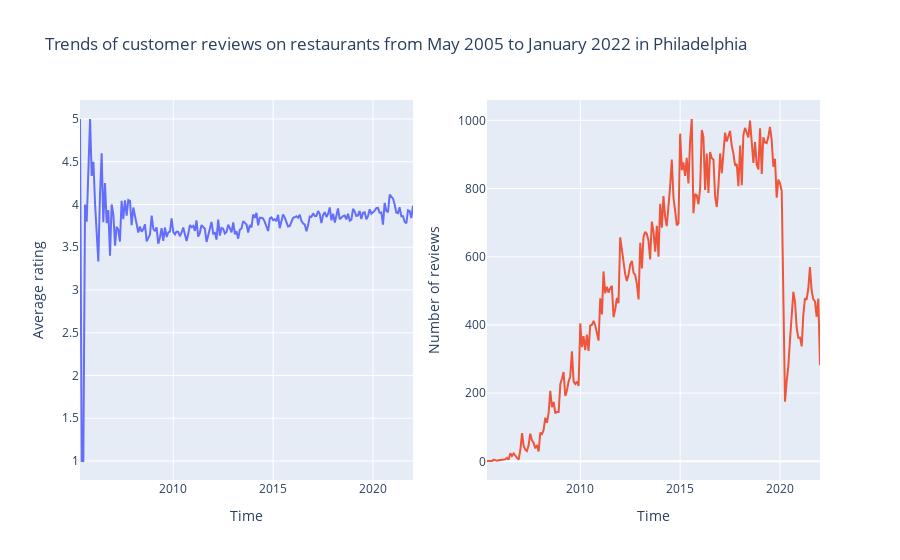

Notebook code cell kept with this figure:
### Markdown cell above
It will also be useful to look at how the average ratings evolved throughout this period, and more importantly how many reviews (or observations) there are for each month in the dataset, since this will affect how certain we can say about the food preference of customers. 

In the line plot on the left below, the monthly average rating throughout the period fluctuated around 3.7, albeit there was some erratic movement up to the end of 2007. What could be the reasons? The line plot on the right showing the number of reviews per month might give us an answer, namely, there were very few (sometimes even only a single digit) reviews for each month until December 2007, and thus the variances of the average rating for these months will be higher than subsequent months starting from 2008 when there were substantively more observations. We shall bear this characteristic in mind as we analyse the evolution of food trends in later sections, and we will discuss how to handle this accordingly.

Another interesting observations from the right line plot is that the number of reviews had a sharp drop since February 2020. Given how countries (including the US) responded to the COVID-19 outbreak by lockdowns (one of the measures being the prohibition of dine-in at restaurants), it is then not surprising that customers had fewer (or even no) chances to visit restaurants and thus not able to give as many reviews as before the COVID outbreak.

### Code cell
# Seeing how the average ratings evolved as a function of time
from plotly.subplots import make_subplots

monthly_avg_rating = resto_reviews_philly.groupby("date")["rating"].apply(np.mean)
monthly_rating_no = resto_reviews_philly.groupby("date")["rating"].count()

monthly_trend = pd.DataFrame({"review_no": monthly_rating_no, 
                              "avg_rating": monthly_avg_rating})

fig = make_subplots(rows = 1, cols = 2)

fig.add_trace(
    go.Scatter(x = monthly_trend.index,
               y = monthly_trend["avg_rating"], 
               mode = "lines", showlegend = False), 
    row = 1, col = 1
)

fig.add_trace(
    go.Scatter(x = monthly_trend.index,
               y = monthly_trend["review_no"], 
               mode = "lines", showlegend = False), 
    row = 1, col = 2
)

fig.update_layout(title_text = "Trends of customer reviews on restaurants from May 2005 to January 2022 in Philadelphia",
                  xaxis1_title = "Time", yaxis1_title = "Average rating", 
                  xaxis2_title = "Time", yaxis2_title = "Number of reviews")

fig.show()

### Figure 1 — Plotly figure (JSON) as saved in the notebook; plotly's stock layout.template omitted (floating-point values rounded to 4 significant figures; data arrays with more than 128 entries replaced by an {"elided": "..."} marker saying what was removed)
{"data": [{"mode": "lines", "showlegend": false, "type": "scatter", "x": {"elided": "199 str values"}, "xaxis": "x", "y": {"elided": "199 float values"}, "yaxis": "y"}, {"mode": "lines", "showlegend": false, "type": "scatter", "x": {"elided": "199 str values"}, "xaxis": "x2", "y": {"elided": "199 int values"}, "yaxis": "y2"}], "layout": {"title": {"text": "Trends of customer reviews on restaurants from May 2005 to January 2022 in Philadelphia"}, "xaxis": {"anchor": "y", "domain": [0, 0.45], "title": {"text": "Time"}}, "xaxis2": {"anchor": "y2", "domain": [0.55, 1], "title": {"text": "Time"}}, "yaxis": {"anchor": "x", "domain": [0, 1], "title": {"text": "Average rating"}}, "yaxis2": {"anchor": "x2", "domain": [0, 1], "title": {"text": "Number of reviews"}}}}
